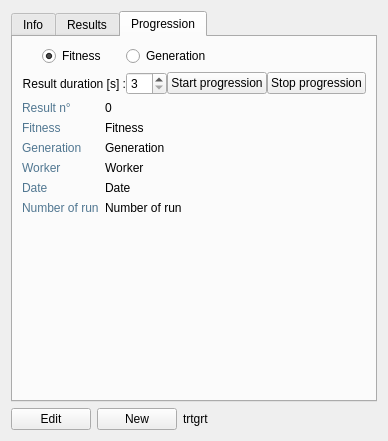
<?xml version="1.0" encoding="UTF-8"?>
<ui version="4.0">
 <class>ExperimentCtrl</class>
 <widget class="QWidget" name="ExperimentCtrl">
  <property name="geometry">
   <rect>
    <x>0</x>
    <y>0</y>
    <width>386</width>
    <height>441</height>
   </rect>
  </property>
  <property name="windowTitle">
   <string>Form</string>
  </property>
  <layout class="QGridLayout" name="gridLayout">
   <item row="0" column="0" colspan="4">
    <widget class="QTabWidget" name="tabWidget">
     <property name="enabled">
      <bool>true</bool>
     </property>
     <property name="currentIndex">
      <number>2</number>
     </property>
     <widget class="QWidget" name="tabInfo">
      <attribute name="icon">
       <iconset resource="../../../ressources/ressources.qrc">
        <normaloff>:/img/icons/information</normaloff>:/img/icons/information</iconset>
      </attribute>
      <attribute name="title">
       <string>Info</string>
      </attribute>
      <layout class="QGridLayout" name="gridLayout_4">
       <item row="0" column="0">
        <widget class="QLabel" name="label_2">
         <property name="styleSheet">
          <string notr="true">color: rgb(81, 119, 145);</string>
         </property>
         <property name="text">
          <string>Id</string>
         </property>
        </widget>
       </item>
       <item row="0" column="1">
        <widget class="QLabel" name="lblId">
         <property name="text">
          <string>Id</string>
         </property>
         <property name="wordWrap">
          <bool>true</bool>
         </property>
        </widget>
       </item>
       <item row="1" column="0">
        <widget class="QLabel" name="label_3">
         <property name="styleSheet">
          <string notr="true">color: rgb(81, 119, 145);</string>
         </property>
         <property name="text">
          <string>Author</string>
         </property>
        </widget>
       </item>
       <item row="1" column="1">
        <widget class="QLabel" name="lblAuthor">
         <property name="text">
          <string>Author</string>
         </property>
         <property name="wordWrap">
          <bool>true</bool>
         </property>
        </widget>
       </item>
       <item row="2" column="0">
        <widget class="QLabel" name="label_4">
         <property name="styleSheet">
          <string notr="true">color: rgb(81, 119, 145);</string>
         </property>
         <property name="text">
          <string>Description</string>
         </property>
        </widget>
       </item>
       <item row="2" column="1">
        <widget class="QLabel" name="lblDescription">
         <property name="text">
          <string>Description</string>
         </property>
         <property name="wordWrap">
          <bool>true</bool>
         </property>
        </widget>
       </item>
       <item row="3" column="0">
        <widget class="QLabel" name="label_5">
         <property name="styleSheet">
          <string notr="true">color: rgb(81, 119, 145);</string>
         </property>
         <property name="text">
          <string>Date of creation</string>
         </property>
        </widget>
       </item>
       <item row="3" column="1">
        <widget class="QLabel" name="lblDate">
         <property name="text">
          <string>Date</string>
         </property>
         <property name="wordWrap">
          <bool>true</bool>
         </property>
        </widget>
       </item>
       <item row="4" column="0">
        <spacer name="verticalSpacer">
         <property name="orientation">
          <enum>Qt::Vertical</enum>
         </property>
         <property name="sizeHint" stdset="0">
          <size>
           <width>20</width>
           <height>40</height>
          </size>
         </property>
        </spacer>
       </item>
       <item row="4" column="1">
        <spacer name="horizontalSpacer">
         <property name="orientation">
          <enum>Qt::Horizontal</enum>
         </property>
         <property name="sizeHint" stdset="0">
          <size>
           <width>40</width>
           <height>20</height>
          </size>
         </property>
        </spacer>
       </item>
      </layout>
     </widget>
     <widget class="QWidget" name="tabResults">
      <attribute name="icon">
       <iconset resource="../../../ressources/ressources.qrc">
        <normaloff>:/img/icons/entities</normaloff>:/img/icons/entities</iconset>
      </attribute>
      <attribute name="title">
       <string>Results</string>
      </attribute>
      <layout class="QGridLayout" name="gridLayout_2">
       <item row="2" column="0" colspan="5">
        <widget class="QTreeWidget" name="twResults">
         <property name="sortingEnabled">
          <bool>true</bool>
         </property>
         <property name="animated">
          <bool>true</bool>
         </property>
         <property name="wordWrap">
          <bool>false</bool>
         </property>
         <property name="headerHidden">
          <bool>false</bool>
         </property>
         <column>
          <property name="text">
           <string>Fitness</string>
          </property>
         </column>
         <column>
          <property name="text">
           <string>Worker</string>
          </property>
         </column>
         <column>
          <property name="text">
           <string>Generation</string>
          </property>
         </column>
        </widget>
       </item>
       <item row="1" column="0" colspan="5">
        <layout class="QHBoxLayout" name="horizontalLayout">
         <item>
          <widget class="QPushButton" name="pbRefresh">
           <property name="text">
            <string/>
           </property>
           <property name="icon">
            <iconset resource="../../../ressources/ressources.qrc">
             <normaloff>:/img/icons/refresh</normaloff>:/img/icons/refresh</iconset>
           </property>
          </widget>
         </item>
         <item>
          <widget class="QCheckBox" name="checkBox">
           <property name="text">
            <string>auto</string>
           </property>
          </widget>
         </item>
         <item>
          <spacer name="horizontalSpacer_3">
           <property name="orientation">
            <enum>Qt::Horizontal</enum>
           </property>
           <property name="sizeHint" stdset="0">
            <size>
             <width>40</width>
             <height>20</height>
            </size>
           </property>
          </spacer>
         </item>
         <item>
          <widget class="QPushButton" name="pbConvertResults">
           <property name="text">
            <string>Import</string>
           </property>
           <property name="icon">
            <iconset resource="../../../ressources/ressources.qrc">
             <normaloff>:/img/icons/entities_go</normaloff>:/img/icons/entities_go</iconset>
           </property>
          </widget>
         </item>
         <item>
          <widget class="QPushButton" name="pbDeleteAllResults">
           <property name="enabled">
            <bool>true</bool>
           </property>
           <property name="text">
            <string>Delete all</string>
           </property>
           <property name="icon">
            <iconset resource="../../../ressources/ressources.qrc">
             <normaloff>:/img/icons/delete</normaloff>:/img/icons/delete</iconset>
           </property>
          </widget>
         </item>
        </layout>
       </item>
       <item row="4" column="0" colspan="5">
        <layout class="QHBoxLayout" name="horizontalLayout_2">
         <item>
          <widget class="QLabel" name="label_6">
           <property name="text">
            <string>Load :</string>
           </property>
          </widget>
         </item>
         <item>
          <widget class="QPushButton" name="btnLoad">
           <property name="text">
            <string>As result</string>
           </property>
           <property name="icon">
            <iconset resource="../../../ressources/ressources.qrc">
             <normaloff>:/img/icons/dna_32</normaloff>:/img/icons/dna_32</iconset>
           </property>
          </widget>
         </item>
         <item>
          <widget class="QPushButton" name="btnAdd">
           <property name="text">
            <string>As creature</string>
           </property>
           <property name="icon">
            <iconset resource="../../../ressources/ressources.qrc">
             <normaloff>:/img/icons/entity_add</normaloff>:/img/icons/entity_add</iconset>
           </property>
          </widget>
         </item>
         <item>
          <widget class="QPushButton" name="btnHelp">
           <property name="text">
            <string/>
           </property>
           <property name="icon">
            <iconset resource="../../../ressources/ressources.qrc">
             <normaloff>:/img/icons/information</normaloff>:/img/icons/information</iconset>
           </property>
           <property name="flat">
            <bool>false</bool>
           </property>
          </widget>
         </item>
         <item>
          <spacer name="horizontalSpacer_2">
           <property name="orientation">
            <enum>Qt::Horizontal</enum>
           </property>
           <property name="sizeHint" stdset="0">
            <size>
             <width>40</width>
             <height>20</height>
            </size>
           </property>
          </spacer>
         </item>
        </layout>
       </item>
      </layout>
     </widget>
     <widget class="QWidget" name="tabProgression">
      <attribute name="icon">
       <iconset resource="../../../ressources/ressources.qrc">
        <normaloff>:/img/icons/entity_stats</normaloff>:/img/icons/entity_stats</iconset>
      </attribute>
      <attribute name="title">
       <string>Progression</string>
      </attribute>
      <layout class="QGridLayout" name="gridLayout_3">
       <item row="0" column="0" colspan="3">
        <layout class="QHBoxLayout" name="horizontalLayout_4" stretch="0,0,0">
         <property name="spacing">
          <number>20</number>
         </property>
         <property name="leftMargin">
          <number>20</number>
         </property>
         <property name="rightMargin">
          <number>20</number>
         </property>
         <item>
          <widget class="QRadioButton" name="rdbtnFitness">
           <property name="text">
            <string>Fitness</string>
           </property>
           <property name="checked">
            <bool>true</bool>
           </property>
          </widget>
         </item>
         <item>
          <widget class="QRadioButton" name="rdbtnGeneration">
           <property name="text">
            <string>Generation</string>
           </property>
          </widget>
         </item>
         <item>
          <spacer name="horizontalSpacer_6">
           <property name="orientation">
            <enum>Qt::Horizontal</enum>
           </property>
           <property name="sizeHint" stdset="0">
            <size>
             <width>40</width>
             <height>20</height>
            </size>
           </property>
          </spacer>
         </item>
        </layout>
       </item>
       <item row="1" column="0" colspan="3">
        <layout class="QHBoxLayout" name="horizontalLayout_5">
         <property name="spacing">
          <number>0</number>
         </property>
         <item>
          <widget class="QLabel" name="lblProgressionTime">
           <property name="text">
            <string>Result duration [s] :</string>
           </property>
           <property name="alignment">
            <set>Qt::AlignRight|Qt::AlignTrailing|Qt::AlignVCenter</set>
           </property>
           <property name="wordWrap">
            <bool>false</bool>
           </property>
          </widget>
         </item>
         <item>
          <widget class="QSpinBox" name="sbxDuration">
           <property name="minimum">
            <number>3</number>
           </property>
           <property name="maximum">
            <number>30</number>
           </property>
          </widget>
         </item>
         <item>
          <spacer name="horizontalSpacer_7">
           <property name="orientation">
            <enum>Qt::Horizontal</enum>
           </property>
           <property name="sizeHint" stdset="0">
            <size>
             <width>20</width>
             <height>20</height>
            </size>
           </property>
          </spacer>
         </item>
         <item>
          <widget class="QPushButton" name="btnProgression">
           <property name="text">
            <string>Start progression</string>
           </property>
          </widget>
         </item>
         <item>
          <widget class="QPushButton" name="btnProgressStop">
           <property name="text">
            <string>Stop progression</string>
           </property>
          </widget>
         </item>
        </layout>
       </item>
       <item row="4" column="0">
        <widget class="QLabel" name="label">
         <property name="styleSheet">
          <string notr="true">color: rgb(81, 119, 145);</string>
         </property>
         <property name="text">
          <string>Fitness </string>
         </property>
        </widget>
       </item>
       <item row="5" column="0">
        <widget class="QLabel" name="label_7">
         <property name="styleSheet">
          <string notr="true">color: rgb(81, 119, 145);</string>
         </property>
         <property name="text">
          <string>Generation</string>
         </property>
        </widget>
       </item>
       <item row="6" column="0">
        <widget class="QLabel" name="label_8">
         <property name="styleSheet">
          <string notr="true">color: rgb(81, 119, 145);</string>
         </property>
         <property name="text">
          <string>Worker</string>
         </property>
        </widget>
       </item>
       <item row="5" column="1">
        <widget class="QLabel" name="lblGeneration">
         <property name="text">
          <string>Generation</string>
         </property>
        </widget>
       </item>
       <item row="4" column="1">
        <widget class="QLabel" name="lblFitness">
         <property name="text">
          <string>Fitness</string>
         </property>
        </widget>
       </item>
       <item row="6" column="1">
        <widget class="QLabel" name="lblWorker">
         <property name="text">
          <string>Worker</string>
         </property>
        </widget>
       </item>
       <item row="7" column="0">
        <widget class="QLabel" name="label_9">
         <property name="styleSheet">
          <string notr="true">color: rgb(81, 119, 145);</string>
         </property>
         <property name="text">
          <string>Date</string>
         </property>
        </widget>
       </item>
       <item row="7" column="1">
        <widget class="QLabel" name="lblProgressDate">
         <property name="text">
          <string>Date</string>
         </property>
        </widget>
       </item>
       <item row="8" column="0">
        <widget class="QLabel" name="label_10">
         <property name="styleSheet">
          <string notr="true">color: rgb(81, 119, 145);</string>
         </property>
         <property name="text">
          <string>Number of run</string>
         </property>
        </widget>
       </item>
       <item row="8" column="1">
        <widget class="QLabel" name="lblNumberRun">
         <property name="styleSheet">
          <string notr="true"/>
         </property>
         <property name="text">
          <string>Number of run</string>
         </property>
        </widget>
       </item>
       <item row="2" column="0">
        <widget class="QLabel" name="label_11">
         <property name="styleSheet">
          <string notr="true">color: rgb(81, 119, 145);</string>
         </property>
         <property name="text">
          <string>Result n° </string>
         </property>
        </widget>
       </item>
       <item row="9" column="0">
        <spacer name="verticalSpacer_2">
         <property name="orientation">
          <enum>Qt::Vertical</enum>
         </property>
         <property name="sizeHint" stdset="0">
          <size>
           <width>20</width>
           <height>40</height>
          </size>
         </property>
        </spacer>
       </item>
       <item row="9" column="1">
        <spacer name="horizontalSpacer_9">
         <property name="orientation">
          <enum>Qt::Horizontal</enum>
         </property>
         <property name="sizeHint" stdset="0">
          <size>
           <width>40</width>
           <height>20</height>
          </size>
         </property>
        </spacer>
       </item>
       <item row="2" column="1">
        <widget class="QLabel" name="lblResultNumber">
         <property name="text">
          <string>0</string>
         </property>
        </widget>
       </item>
      </layout>
     </widget>
    </widget>
   </item>
   <item row="1" column="0" colspan="4">
    <layout class="QHBoxLayout" name="horizontalLayout_3">
     <item>
      <widget class="QPushButton" name="pbEditExperiment">
       <property name="text">
        <string>Edit</string>
       </property>
       <property name="icon">
        <iconset resource="../../../ressources/ressources.qrc">
         <normaloff>:/img/icons/edition</normaloff>:/img/icons/edition</iconset>
       </property>
      </widget>
     </item>
     <item>
      <widget class="QPushButton" name="pbNewExperiment">
       <property name="text">
        <string>New</string>
       </property>
       <property name="icon">
        <iconset resource="../../../ressources/ressources.qrc">
         <normaloff>:/img/icons/add</normaloff>:/img/icons/add</iconset>
       </property>
      </widget>
     </item>
     <item>
      <widget class="QLabel" name="lblDb">
       <property name="text">
        <string>trtgrt</string>
       </property>
      </widget>
     </item>
     <item>
      <spacer name="horizontalSpacer_4">
       <property name="orientation">
        <enum>Qt::Horizontal</enum>
       </property>
       <property name="sizeHint" stdset="0">
        <size>
         <width>40</width>
         <height>20</height>
        </size>
       </property>
      </spacer>
     </item>
    </layout>
   </item>
  </layout>
 </widget>
 <resources>
  <include location="../../../ressources/ressources.qrc"/>
 </resources>
 <connections/>
</ui>
